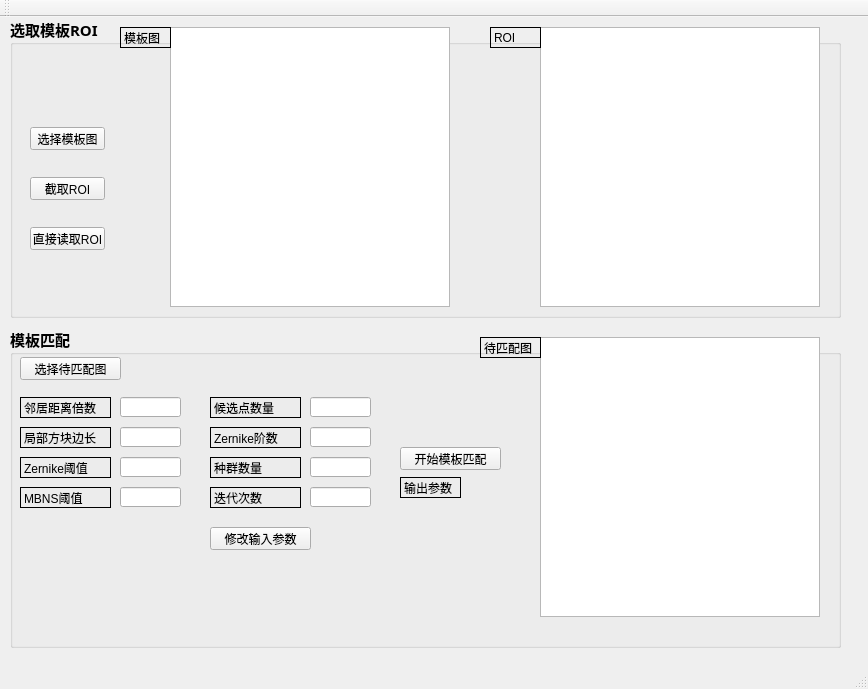
<?xml version="1.0" encoding="UTF-8"?>
<ui version="4.0">
 <class>MainWindow</class>
 <widget class="QMainWindow" name="MainWindow">
  <property name="geometry">
   <rect>
    <x>0</x>
    <y>0</y>
    <width>868</width>
    <height>689</height>
   </rect>
  </property>
  <property name="windowTitle">
   <string>MainWindow</string>
  </property>
  <widget class="QWidget" name="centralWidget">
   <widget class="QGroupBox" name="groupBox">
    <property name="geometry">
     <rect>
      <x>10</x>
      <y>0</y>
      <width>831</width>
      <height>301</height>
     </rect>
    </property>
    <property name="font">
     <font>
      <family>黑体</family>
      <pointsize>11</pointsize>
      <weight>75</weight>
      <bold>true</bold>
     </font>
    </property>
    <property name="title">
     <string>选取模板ROI</string>
    </property>
    <property name="flat">
     <bool>false</bool>
    </property>
    <widget class="QGraphicsView" name="graphicsViewROI">
     <property name="geometry">
      <rect>
       <x>530</x>
       <y>10</y>
       <width>280</width>
       <height>280</height>
      </rect>
     </property>
    </widget>
    <widget class="QLabel" name="label_2">
     <property name="geometry">
      <rect>
       <x>480</x>
       <y>10</y>
       <width>51</width>
       <height>21</height>
      </rect>
     </property>
     <property name="font">
      <font>
       <family>Arial</family>
       <pointsize>9</pointsize>
       <weight>50</weight>
       <bold>false</bold>
      </font>
     </property>
     <property name="frameShape">
      <enum>QFrame::Box</enum>
     </property>
     <property name="text">
      <string>ROI</string>
     </property>
    </widget>
    <widget class="QGraphicsView" name="graphicsViewTemp">
     <property name="geometry">
      <rect>
       <x>160</x>
       <y>10</y>
       <width>280</width>
       <height>280</height>
      </rect>
     </property>
    </widget>
    <widget class="QPushButton" name="pushButtonTemp">
     <property name="geometry">
      <rect>
       <x>20</x>
       <y>110</y>
       <width>75</width>
       <height>23</height>
      </rect>
     </property>
     <property name="font">
      <font>
       <family>Arial</family>
       <pointsize>9</pointsize>
       <weight>50</weight>
       <bold>false</bold>
      </font>
     </property>
     <property name="text">
      <string>选择模板图</string>
     </property>
    </widget>
    <widget class="QPushButton" name="pushButtonROI">
     <property name="geometry">
      <rect>
       <x>20</x>
       <y>160</y>
       <width>75</width>
       <height>23</height>
      </rect>
     </property>
     <property name="font">
      <font>
       <family>Arial</family>
       <pointsize>9</pointsize>
       <weight>50</weight>
       <bold>false</bold>
      </font>
     </property>
     <property name="text">
      <string>截取ROI</string>
     </property>
    </widget>
    <widget class="QLabel" name="label_7">
     <property name="geometry">
      <rect>
       <x>110</x>
       <y>10</y>
       <width>51</width>
       <height>21</height>
      </rect>
     </property>
     <property name="font">
      <font>
       <family>Arial</family>
       <pointsize>9</pointsize>
       <weight>50</weight>
       <bold>false</bold>
      </font>
     </property>
     <property name="frameShape">
      <enum>QFrame::Box</enum>
     </property>
     <property name="text">
      <string>模板图</string>
     </property>
    </widget>
    <widget class="QPushButton" name="pushButtonROI_4">
     <property name="geometry">
      <rect>
       <x>20</x>
       <y>210</y>
       <width>75</width>
       <height>23</height>
      </rect>
     </property>
     <property name="font">
      <font>
       <family>Arial</family>
       <pointsize>9</pointsize>
       <weight>50</weight>
       <bold>false</bold>
      </font>
     </property>
     <property name="text">
      <string>直接读取ROI</string>
     </property>
    </widget>
   </widget>
   <widget class="QGroupBox" name="groupBox_2">
    <property name="geometry">
     <rect>
      <x>10</x>
      <y>310</y>
      <width>831</width>
      <height>321</height>
     </rect>
    </property>
    <property name="font">
     <font>
      <family>黑体</family>
      <pointsize>11</pointsize>
      <weight>75</weight>
      <bold>true</bold>
     </font>
    </property>
    <property name="title">
     <string>模板匹配</string>
    </property>
    <property name="flat">
     <bool>false</bool>
    </property>
    <widget class="QGraphicsView" name="graphicsViewImg">
     <property name="geometry">
      <rect>
       <x>530</x>
       <y>10</y>
       <width>280</width>
       <height>280</height>
      </rect>
     </property>
    </widget>
    <widget class="QLabel" name="label_3">
     <property name="geometry">
      <rect>
       <x>470</x>
       <y>10</y>
       <width>61</width>
       <height>21</height>
      </rect>
     </property>
     <property name="font">
      <font>
       <family>Arial</family>
       <pointsize>9</pointsize>
       <weight>50</weight>
       <bold>false</bold>
      </font>
     </property>
     <property name="frameShape">
      <enum>QFrame::Box</enum>
     </property>
     <property name="text">
      <string>待匹配图</string>
     </property>
    </widget>
    <widget class="QPushButton" name="pushButtonROI_2">
     <property name="geometry">
      <rect>
       <x>10</x>
       <y>30</y>
       <width>101</width>
       <height>23</height>
      </rect>
     </property>
     <property name="font">
      <font>
       <family>Arial</family>
       <pointsize>9</pointsize>
       <weight>50</weight>
       <bold>false</bold>
      </font>
     </property>
     <property name="text">
      <string>选择待匹配图</string>
     </property>
    </widget>
    <widget class="QPushButton" name="pushButtonMatch">
     <property name="geometry">
      <rect>
       <x>390</x>
       <y>120</y>
       <width>101</width>
       <height>23</height>
      </rect>
     </property>
     <property name="font">
      <font>
       <family>Arial</family>
       <pointsize>9</pointsize>
       <weight>50</weight>
       <bold>false</bold>
      </font>
     </property>
     <property name="text">
      <string>开始模板匹配</string>
     </property>
    </widget>
    <widget class="QLabel" name="label_4">
     <property name="geometry">
      <rect>
       <x>10</x>
       <y>100</y>
       <width>91</width>
       <height>21</height>
      </rect>
     </property>
     <property name="font">
      <font>
       <family>Arial</family>
       <pointsize>9</pointsize>
       <weight>50</weight>
       <bold>false</bold>
      </font>
     </property>
     <property name="frameShape">
      <enum>QFrame::Box</enum>
     </property>
     <property name="text">
      <string>局部方块边长</string>
     </property>
    </widget>
    <widget class="QLabel" name="label_5">
     <property name="geometry">
      <rect>
       <x>390</x>
       <y>150</y>
       <width>61</width>
       <height>21</height>
      </rect>
     </property>
     <property name="font">
      <font>
       <family>Arial</family>
       <pointsize>9</pointsize>
       <weight>50</weight>
       <bold>false</bold>
      </font>
     </property>
     <property name="frameShape">
      <enum>QFrame::Box</enum>
     </property>
     <property name="text">
      <string>输出参数</string>
     </property>
    </widget>
    <widget class="QLineEdit" name="lineEdit">
     <property name="geometry">
      <rect>
       <x>110</x>
       <y>100</y>
       <width>61</width>
       <height>20</height>
      </rect>
     </property>
    </widget>
    <widget class="QLabel" name="label_6">
     <property name="geometry">
      <rect>
       <x>10</x>
       <y>130</y>
       <width>91</width>
       <height>21</height>
      </rect>
     </property>
     <property name="font">
      <font>
       <family>Arial</family>
       <pointsize>9</pointsize>
       <weight>50</weight>
       <bold>false</bold>
      </font>
     </property>
     <property name="frameShape">
      <enum>QFrame::Box</enum>
     </property>
     <property name="text">
      <string>Zernike阈值</string>
     </property>
    </widget>
    <widget class="QLineEdit" name="lineEdit_2">
     <property name="geometry">
      <rect>
       <x>110</x>
       <y>130</y>
       <width>61</width>
       <height>20</height>
      </rect>
     </property>
    </widget>
    <widget class="QPushButton" name="pushButtonROI_3">
     <property name="geometry">
      <rect>
       <x>200</x>
       <y>200</y>
       <width>101</width>
       <height>23</height>
      </rect>
     </property>
     <property name="font">
      <font>
       <family>Arial</family>
       <pointsize>9</pointsize>
       <weight>50</weight>
       <bold>false</bold>
      </font>
     </property>
     <property name="text">
      <string>修改输入参数</string>
     </property>
    </widget>
    <widget class="QLabel" name="label_8">
     <property name="geometry">
      <rect>
       <x>10</x>
       <y>70</y>
       <width>91</width>
       <height>21</height>
      </rect>
     </property>
     <property name="font">
      <font>
       <family>Arial</family>
       <pointsize>9</pointsize>
       <weight>50</weight>
       <bold>false</bold>
      </font>
     </property>
     <property name="frameShape">
      <enum>QFrame::Box</enum>
     </property>
     <property name="text">
      <string>邻居距离倍数</string>
     </property>
    </widget>
    <widget class="QLineEdit" name="lineEdit_3">
     <property name="geometry">
      <rect>
       <x>110</x>
       <y>70</y>
       <width>61</width>
       <height>20</height>
      </rect>
     </property>
    </widget>
    <widget class="QLineEdit" name="lineEdit_4">
     <property name="geometry">
      <rect>
       <x>300</x>
       <y>70</y>
       <width>61</width>
       <height>20</height>
      </rect>
     </property>
    </widget>
    <widget class="QLabel" name="label_9">
     <property name="geometry">
      <rect>
       <x>200</x>
       <y>70</y>
       <width>91</width>
       <height>21</height>
      </rect>
     </property>
     <property name="font">
      <font>
       <family>Arial</family>
       <pointsize>9</pointsize>
       <weight>50</weight>
       <bold>false</bold>
      </font>
     </property>
     <property name="frameShape">
      <enum>QFrame::Box</enum>
     </property>
     <property name="text">
      <string>候选点数量</string>
     </property>
    </widget>
    <widget class="QLabel" name="label_10">
     <property name="geometry">
      <rect>
       <x>200</x>
       <y>100</y>
       <width>91</width>
       <height>21</height>
      </rect>
     </property>
     <property name="font">
      <font>
       <family>Arial</family>
       <pointsize>9</pointsize>
       <weight>50</weight>
       <bold>false</bold>
      </font>
     </property>
     <property name="frameShape">
      <enum>QFrame::Box</enum>
     </property>
     <property name="text">
      <string>Zernike阶数</string>
     </property>
    </widget>
    <widget class="QLineEdit" name="lineEdit_5">
     <property name="geometry">
      <rect>
       <x>300</x>
       <y>100</y>
       <width>61</width>
       <height>20</height>
      </rect>
     </property>
    </widget>
    <widget class="QLabel" name="label_11">
     <property name="geometry">
      <rect>
       <x>10</x>
       <y>160</y>
       <width>91</width>
       <height>21</height>
      </rect>
     </property>
     <property name="font">
      <font>
       <family>Arial</family>
       <pointsize>9</pointsize>
       <weight>50</weight>
       <bold>false</bold>
      </font>
     </property>
     <property name="frameShape">
      <enum>QFrame::Box</enum>
     </property>
     <property name="text">
      <string>MBNS阈值</string>
     </property>
    </widget>
    <widget class="QLineEdit" name="lineEdit_6">
     <property name="geometry">
      <rect>
       <x>110</x>
       <y>160</y>
       <width>61</width>
       <height>20</height>
      </rect>
     </property>
    </widget>
    <widget class="QLineEdit" name="lineEdit_7">
     <property name="geometry">
      <rect>
       <x>300</x>
       <y>160</y>
       <width>61</width>
       <height>20</height>
      </rect>
     </property>
    </widget>
    <widget class="QLabel" name="label_12">
     <property name="geometry">
      <rect>
       <x>200</x>
       <y>160</y>
       <width>91</width>
       <height>21</height>
      </rect>
     </property>
     <property name="font">
      <font>
       <family>Arial</family>
       <pointsize>9</pointsize>
       <weight>50</weight>
       <bold>false</bold>
      </font>
     </property>
     <property name="frameShape">
      <enum>QFrame::Box</enum>
     </property>
     <property name="text">
      <string>迭代次数</string>
     </property>
    </widget>
    <widget class="QLabel" name="label_13">
     <property name="geometry">
      <rect>
       <x>200</x>
       <y>130</y>
       <width>91</width>
       <height>21</height>
      </rect>
     </property>
     <property name="font">
      <font>
       <family>Arial</family>
       <pointsize>9</pointsize>
       <weight>50</weight>
       <bold>false</bold>
      </font>
     </property>
     <property name="frameShape">
      <enum>QFrame::Box</enum>
     </property>
     <property name="text">
      <string>种群数量</string>
     </property>
    </widget>
    <widget class="QLineEdit" name="lineEdit_8">
     <property name="geometry">
      <rect>
       <x>300</x>
       <y>130</y>
       <width>61</width>
       <height>20</height>
      </rect>
     </property>
    </widget>
   </widget>
   <zorder>groupBox_2</zorder>
   <zorder>groupBox</zorder>
  </widget>
  <widget class="QMenuBar" name="menuBar">
   <property name="geometry">
    <rect>
     <x>0</x>
     <y>0</y>
     <width>868</width>
     <height>23</height>
    </rect>
   </property>
  </widget>
  <widget class="QToolBar" name="mainToolBar">
   <attribute name="toolBarArea">
    <enum>TopToolBarArea</enum>
   </attribute>
   <attribute name="toolBarBreak">
    <bool>false</bool>
   </attribute>
  </widget>
  <widget class="QStatusBar" name="statusBar"/>
 </widget>
 <layoutdefault spacing="6" margin="11"/>
 <resources/>
 <connections/>
</ui>
